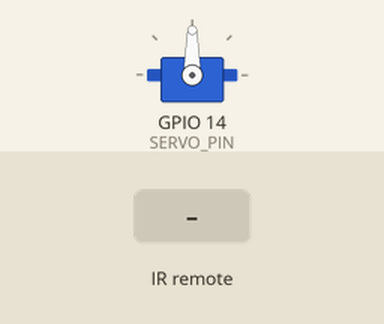
A sketch run on a simulated ESP32. Parts: servo. The test bench sets the inputs (shaded band). Nothing arrives over Bluetooth unless stated; what the sketch prints to the serial monitor is not drawn.

Above: at 1.2 s.
1.3 s: infrared code 0x4D2 received
At 1.45 s:
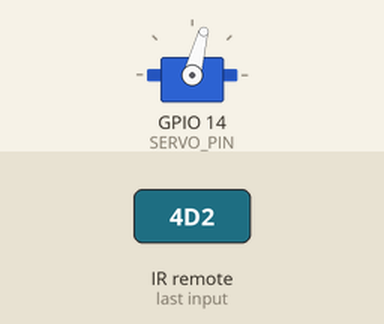
At 2.5 s:
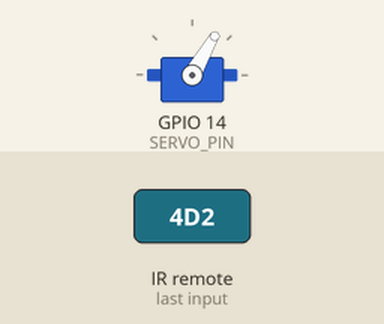
Timing chart, 0 to 4.3 s (numbered marks = the images above; inputs shaded):
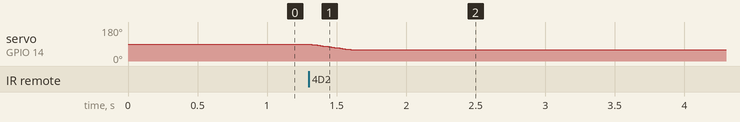

Measured:
- after the input at 1.3 s, servo on GPIO 14 (SERVO_PIN): moves from 90° to 60° over 0.30 s, starting at once

The sketch:

E_RECIVER.ino
```cpp
#include <RCSwitch.h>
#include <ESP32Servo.h>
#include "BluetoothSerial.h"
RCSwitch mySwitch = RCSwitch();
Servo myServo;

#define SERVO_PIN 14   // Servo control pin
#define RX_PIN 27      // RF receiver pin

bool servoActive = false;
int currentAngle = 90;               // start at center so +/- 30° works
const int MOVE_STEP = 30;            // how many degrees to move
const bool INVERT_DIRECTION = true;  // set true if increasing angle currently moves LEFT
BluetoothSerial ESP_BT;
void setup() {
  Serial.begin(9600);
  mySwitch.enableReceive(RX_PIN);  // RF receiver on GPIO27
  myServo.attach(SERVO_PIN);
  myServo.write(currentAngle);
  Serial.println("ESP32 Ready (RC-Switch + Servo)");
  ESP_BT.begin("ESP32_Control");
}

// smooth move from currentAngle -> target (1° steps)
void smoothMoveTo(int target) {
  target = constrain(target, 0, 180);
  int step = (target > currentAngle) ? 1 : -1;
  while (currentAngle != target) {
    currentAngle += step;
    myServo.write(currentAngle);
    delay(10); // change this to speed up/slow down movement
  }
}

void loop() {
  if (mySwitch.available()) {
    long value = mySwitch.getReceivedValue();
    if (value != 0) {
      Serial.print("Received: ");
      Serial.println(value);
    if (value == 12){
      ESP_BT.write(value);
      Serial.println("accident detction send");

    }

      if (value == 1234) {
        if (!servoActive) {   // move only once per activation
          Serial.println("1234 detected → move RIGHT by 30° (relative)");
          int delta = INVERT_DIRECTION ? -MOVE_STEP : MOVE_STEP;
          smoothMoveTo(constrain(currentAngle + delta, 0, 180));
          servoActive = true;
        }
      } else {
        if (servoActive) {    // on other signal, move back by 30°
          Serial.println("Other signal detected → move BACK by 30° (relative)");
          int delta = INVERT_DIRECTION ? MOVE_STEP : -MOVE_STEP;
          smoothMoveTo(constrain(currentAngle + delta, 0, 180));
          servoActive = false;
        }
      }
    }
    mySwitch.resetAvailable();
  }
}
```
